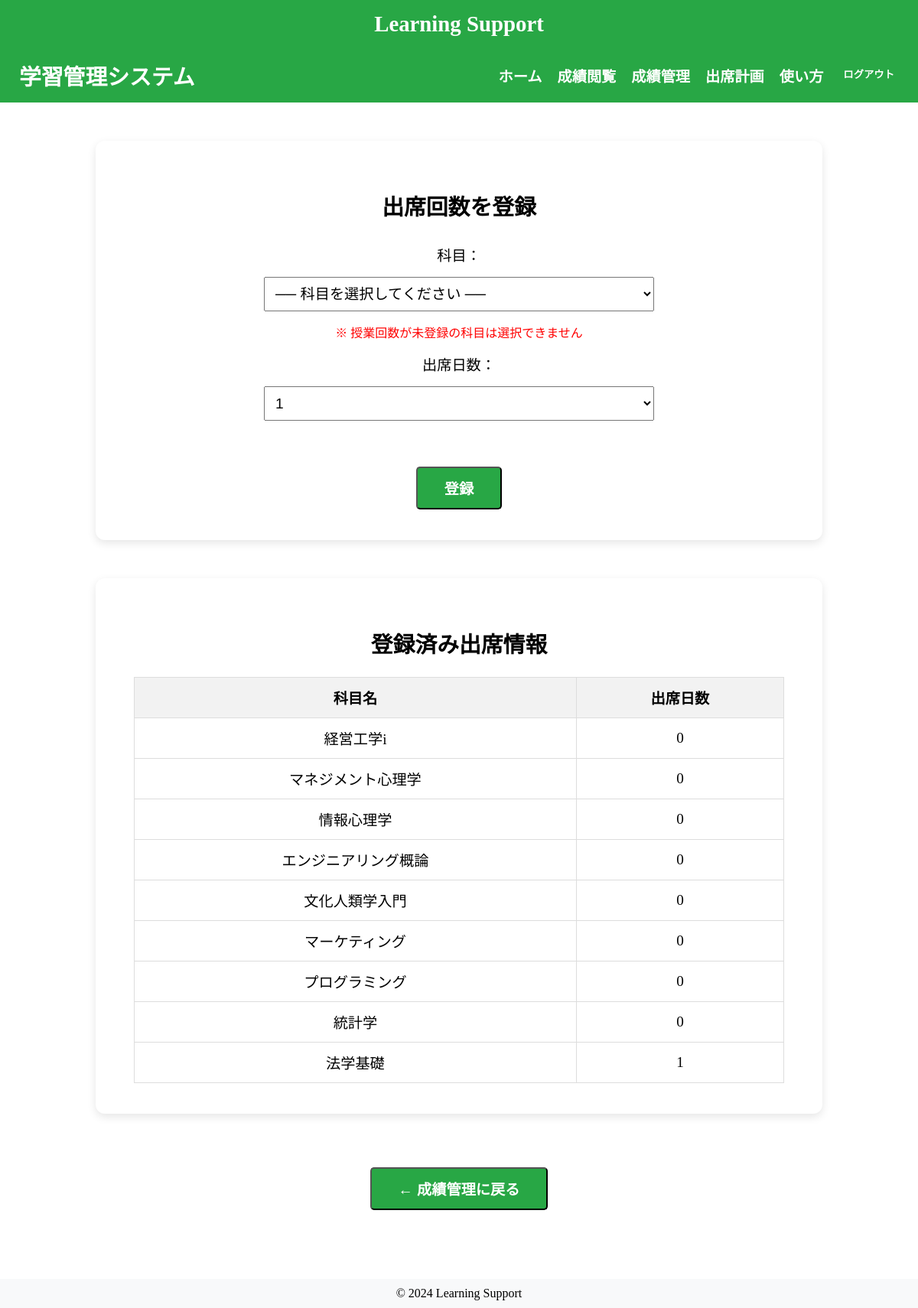
The app's page /core/register/attendance/ (signed in) with its own data.
### core/models.py (models this page shows, shortened)
class Subject(models.Model):
    SUBJECT_CLASS_CHOICES = [
        ('必修', '必修'),
        ('教養', '教養'),
        ('専門', '専門'),
    ]
    DAY_CHOICES = [
        ('月', '月曜日'),
        ('火', '火曜日'),
        ('水', '水曜日'),
        ('木', '木曜日'),
        ('金', '金曜日'),
    ]
    subject_id = models.AutoField(primary_key=True)
    student = models.ForeignKey(Student, on_delete=models.CASCADE)
    subject_name = models.CharField(max_length=50)
    subject_class = models.CharField(max_length=10, choices=SUBJECT_CLASS_CHOICES)
    subject_score = models.IntegerField(null=True, blank=True)
    attend_days = models.IntegerField(default=0)
    lesson_count = models.IntegerField(null=True, blank=True)
    day_of_week = models.CharField(max_length=2, choices=DAY_CHOICES, default='月')
    date = models.CharField(max_length=10, default="月曜日")
    table = models.CharField(max_length=10, default="1限目")
    class Meta:
        constraints = [
            models.UniqueConstraint(
                fields=['student', 'subject_name'],
                name='unique_student_subject'
            )
        ]

### core/views.py (the view, shortened to what this page needs)
# urls.py: path('register/attendance/', views.attendance_register, name='attendance_register'),    #出席回数登録
@login_required
def attendance_register(request):
    student = Student.objects.get(user=request.user)
    subjects = Subject.objects.filter(student=student)
    attendance_range = range(1, 16)  # 1～15
    return render(request, "core/attendance_register.html", {
        "subjects": subjects,
        "attendance_range": attendance_range,
    })

### core/templates/core/attendance_register.html (shortened to what this page needs)
{% extends 'base.html' %}
{% block content %}
<header style="
    display: flex;
    justify-content: space-between;
    align-items: center;
    padding: 15px 25px;
    background-color: #28a745;
    color: white;
    font-size:1.2rem;
">
    <h1 style="margin: 0; font-size: 1.8rem;">学習管理システム</h1>
    <nav>
        <ul style="list-style:none;display:flex;gap:20px;margin:0;padding:0;">
            <li><a href="{% url 'core:student_home' %}" style="color:white;font-weight:bold;text-decoration:none;">ホーム</a></li>
            <li><a href="{% url 'core:grade_view' %}" style="color:white;font-weight:bold;text-decoration:none;">成績閲覧</a></li>
            <li><a href="{% url 'core:manage_grades' %}" style="color:white;font-weight:bold;text-decoration:none;">成績管理</a></li>
            <li><a href="{% url 'core:attendance_plan' %}" style="color:white;font-weight:bold;text-decoration:none;">出席計画</a></li>
            <li><a href="{% url 'core:manual' %}" style="color:white;font-weight:bold;text-decoration:none;">使い方</a></li>
            <li>
                <form method="POST" action="{% url 'core:logout' %}" style="display:inline;">
                    <button type="submit" style="background:none;border:none;color:white;font-weight:bold;cursor:pointer;">
                        ログアウト
                    </button>
                </form>
            </li>
        </ul>
    </nav>
</header>
<div style="padding:50px;display:flex;flex-direction:column;align-items:center;font-size:1.2rem;">
    <div style="
        background:white;
        padding:40px 50px;
        border-radius:12px;
        box-shadow:0 4px 12px rgba(0,0,0,0.1);
        width:90%;
        max-width:850px;
        text-align:center;
    ">
        <h2 style="font-size:1.8rem;">出席回数を登録</h2>
        <form method="POST" action="{% url 'core:attendance_register' %}" style="margin-top:30px;">
            <label style="font-size:1.2rem;">科目：</label><br>
            <select name="subject_id"
                required
                style="
                    width:60%;
                    margin:15px auto;
                    font-size:1.2rem;
                    padding:10px;
                    display:block;
                ">
                <option value="">── 科目を選択してください ──</option>
            </select>
            <p style="color:red;font-size:1rem;margin-top:5px;">
                ※ 授業回数が未登録の科目は選択できません
            </p>
            <label style="font-size:1.2rem;">出席日数：</label><br>
            <select name="attend_days"
                style="
                    width:60%;
                    margin:15px auto;
                    font-size:1.2rem;
                    padding:10px;
                    display:block;
                ">
                {% for i in attendance_range %}
                    <option value="{{ i }}">{{ i }}</option>
                {% endfor %}
            </select>
            <div style="text-align:center; margin-top:30px;">
                <button type="submit" class="btn btn-primary"
                    style="
                        padding:12px 35px;
                        font-size:1.2rem;
                        background-color: #28a745;
                        color:white;
                        text-decoration: none;
                        border-radius:5px;
                        font-weight:bold;
                        display:inline-block;
                        margin-top:30px;
                    ">
                    登録
                </button>
            </div>
        </form>
    </div>
    <div style="
        background:white;
        margin-top:50px;
        padding:40px 50px;
        border-radius:12px;
        box-shadow:0 4px 12px rgba(0,0,0,0.1);
        width:90%;
        max-width:850px;
        text-align:center;
    ">
        <h2 style="font-size:1.8rem;">登録済み出席情報</h2>
        <table style="width:100%;border-collapse:collapse;margin-top:20px;">
            <thead style="background:#f2f2f2;">
                <tr>
                    <th style="padding:12px;border:1px solid #ddd;">科目名</th>
                    <th style="padding:12px;border:1px solid #ddd;">出席日数</th>
                </tr>
            </thead>
            <tbody>
                {% for subject in subjects %}
                    <tr>
                        <td style="padding:12px;border:1px solid #ddd;">{{ subject.subject_name }}</td>
                        <td style="padding:12px;border:1px solid #ddd;">{{ subject.attend_days }}</td>
                    </tr>
                {% empty %}
                    <tr>
                        <td colspan="2" style="padding:12px;">登録されていません。</td>
                    </tr>
                {% endfor %}
            </tbody>
        </table>
    </div>
    <div style="margin-top:40px;">
        <form method="GET" action="{% url 'core:manage_grades' %}">
            <button type="submit" class="btn btn-secondary"
            style="
            padding: 12px 35px;
            font-size: 1.2rem;
            background-color: #28a745;
            color: white;
            text-decoration: none;
            border-radius: 5px;
            font-weight: bold;
            display: inline-block;
            margin-top: 30px;
            ">← 成績管理に戻る</button>
        </form>
    </div>
</div>
{% endblock %}

### core/static/core/style.css (style rules this page uses)
body { background-color: white; margin: 0; }
header { background-image: url('/static/images/header-bg.jpg'); background-size: cover; background-position: center; color: white; padding: 20px; }
.btn { padding: 10px 20px; background-color: #007bff; color: white; border-radius: 6px; text-decoration: none; }

### records on screen
Subject: subject_name "経営工学i", attend_days "0"
Subject: subject_name "マネジメント心理学", attend_days "0"
Subject: subject_name "情報心理学", attend_days "0"
Subject: subject_name "エンジニアリング概論", attend_days "0"
Subject: subject_name "文化人類学入門", attend_days "0"
Subject: subject_name "マーケティング", attend_days "0"
Subject: subject_name "プログラミング", attend_days "0"
Subject: subject_name "統計学", attend_days "0"
Subject: subject_name "法学基礎", attend_days "1"

### other values on screen
form field attend_days "1"
